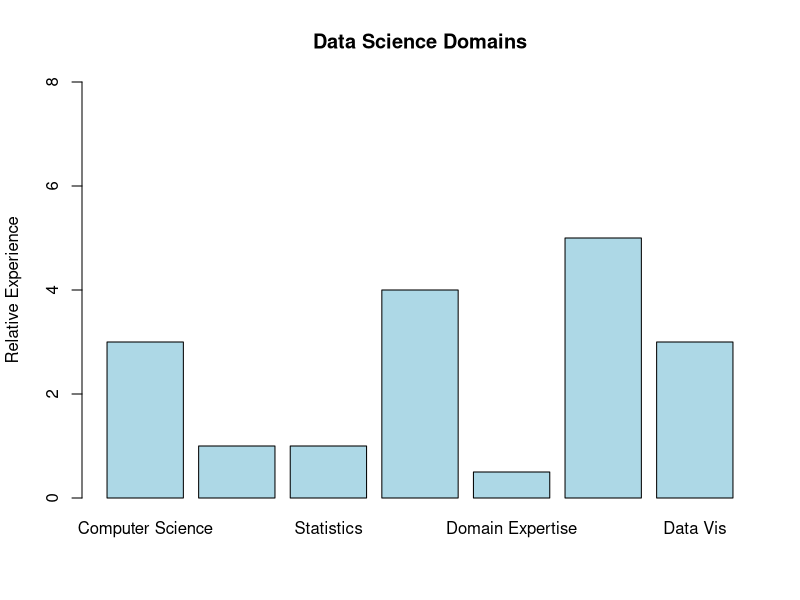
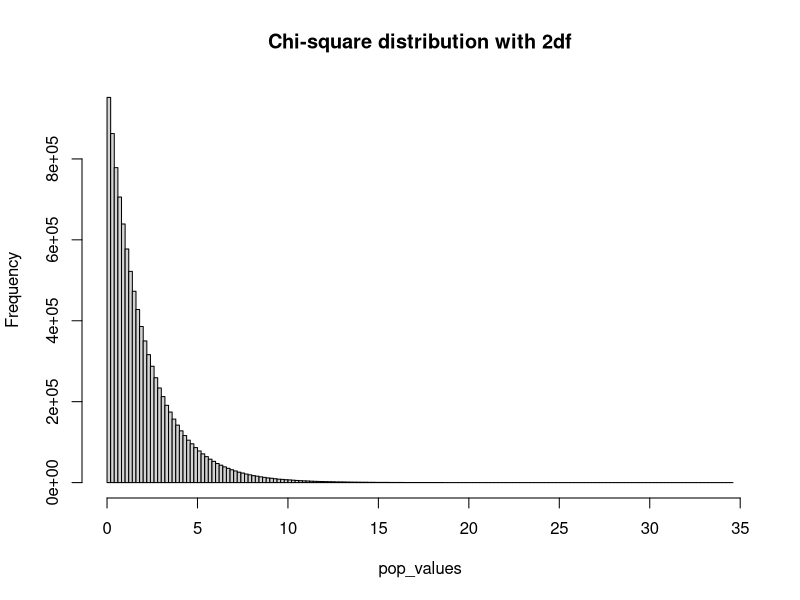

These figures' R source, in order: (Note: a time limit stopped this script after it produced the figures.)
## ---- chunk 1
knitr::opts_chunk$set(echo = TRUE)
## ---- chunk 2
# Relative Data Science experience (scale: 1-8).
relative_exp = c(3,1,1,4,.5,5,3)
# Define the domains.
domains = c("Computer Science","Math","Statistics","Machine Learning","Domain Expertise","Communication", "Data Vis")

# Create the data frame.
df3 = data.frame(Relative_Experience = relative_exp, Domain = domains)
df3

# Alter margin size to fit labels.
#par(mar=c(4,3,3,4))

# Create a barplot with relative experience on the y axis and the x axis divided by domain.
barplot( df3$Relative_Experience, ylim = c(0, 8), names.arg = df3$Domain, las=0, font.axis=1, col="lightblue", ylab="Relative Experience", main="Data Science Domains")

## ---- chunk 3
set.seed(5000)                                    # Set seed to make example reproducible
N <- 10000000                                     # Specify sample size (population)

pop_values <- rchisq(N, df = 2)                   # Draw N chi squared distributed values
pop_values                                          # with selected degrees of freedom

hist(pop_values,                                  # Plot of randomly drawn chisq density
     breaks = 200,
     main = "Chi-square distribution with 2df")
## ---- chunk 4
# Find the standard deviation of a vector
pop_sd <- sd(c(pop_values))
pop_sd

pop_m <- mean(c(pop_values))
pop_m

# --------------Alternative--------------------------------
# Create a data frame
pop_df <- data.frame(points = c(pop_values))
#pop_df
# Find the standard deviation of a column
pop_df_sd <- sd(pop_df$points)
# Find the mean of a column
pop_df_m <- mean(pop_df$points)
#pop_df_sd
#pop_df_m

# aggregate several columns
#aggregate(pop_df.points, list(pop_df$names), FUN=sd)

lotto1 <- sample(c(pop_values), 50, replace = FALSE)

lotto1

## ---- chunk 5

set.seed(100)

# Sample size of 50
# create empty to hold the means
sample_means <- c( )
for(i in 1:10000){
        sample_means[i] <- mean(sample(c(pop_values), 50, replace = TRUE))
}
hist(sample_means, xlim = c(0,5), main = "Sample Size of 50", xlab = "Sample Means")
mean_samp_all <-mean(sample_means)
mean_samp_all

sd_samp_all <-sd(sample_means)
sd_samp_all

## ---- chunk 6

#df = read.table("/Users/bivin/Desktop/OLD COMPUTER ARCHIVES/KadAfrica/MSDS/DDS/MSDS 6306/Unit 5/yob2016.txt",stringsAsFactors = FALSE,header = FALSE,sep = ";")
n1 = 50 # sample size per sample for 1st distribution
n2 = 50 # sample size per sample for 2nd distribution (we will compare these distribuions) 
simulations = 10000 #number of samples and thus number of xbars we will generate.  
mu = 2.005591; # mean parameter for use with normal distribuions
sigma = 0.2827237; # standard deviation parameter for use with normal distribuions
## ---- chunk 7
xbar_holder1 = numeric(simulations) # This will hold all the sample means for the first distribution.
xbar_holder2 = numeric(simulations) # This will hold all the sample means for the second distribution.
## ---- chunk 8
for (i in 1:simulations)
{ 
  sample1 = rnorm(n1,mean = mu, sd = sigma)
  sample2 = rnorm(n2,mean = mu, sd = sigma)
  xbar1 = mean(sample1)
  xbar2 = mean(sample2)
  xbar_holder1[i] = xbar1
  xbar_holder2[i] = xbar2
  
}
  #xbar_holder1
  x_holder1_Mean <-mean(xbar_holder1)
  x_holder1_sd <-sd(xbar_holder1)
  x_holder1_Mean
  x_holder1_sd
  x_holder2_Mean <-mean(xbar_holder2)
  x_holder2_sd <-sd(xbar_holder2)
  x_holder2_Mean
  x_holder2_sd
  #xbar_holder2
## ---- chunk 9
par(mfrow = c(2,1))
hist(xbar_holder1, col = "blue", main = paste("Distribution of the sample mean: n = ", n1), xlab = "Dist 1 Sample Means", xlim = c(1.5,2.5))
hist(xbar_holder2, col = "red", main = paste("Distribution of the sample mean: n = ", n2), xlab = "Dist 2 Sample Means", xlim = c(1.5,2.5))
## ---- chunk 10
# Install and load the ggplot2 library if not already installed
if (!require(ggplot2)) {
  install.packages("ggplot2")
}
library(ggplot2)

# Set the seed for reproducibility
set.seed(123)

# Generate data from a chi-square distribution with 2 degrees of freedom
population_size <- 10000000
degrees_of_freedom <- 2
data <- rchisq(population_size, df = degrees_of_freedom)

# Create a histogram using ggplot2
ggplot(data.frame(x = data), aes(x)) +
  geom_histogram(binwidth = 0.5, fill = "blue", color = "black") +
  labs(title = "Histogram of Chi-Square Distribution (2 degrees of freedom)",
       x = "Value", y = "Frequency") +
  theme_minimal()
## ---- chunk 11
pop_sd <- sd(c(data))
pop_sd

pop_m <- mean(c(data))
pop_m
## ---- chunk 12
# Install and load the ggplot2 library if not already installed
if (!require(ggplot2)) {
  install.packages("ggplot2")
}
library(ggplot2)

# Set the seed for reproducibility
set.seed(123)

# Parameters
population_size <- 10000000
sample_size <- 50
num_samples <- 10000

# Generate data from a chi-square distribution with 2 degrees of freedom
data <- rchisq(population_size, df = 2)

# Initialize a vector to store sample means
sample_means <- numeric(num_samples)

# Draw 10,000 sample means of size 50 and store them in the vector
for (i in 1:num_samples) {
  sample <- sample(data, size = sample_size)
  sample_means[i] <- mean(sample)
}

# Create a histogram of the sample means using ggplot2
ggplot(data.frame(x = sample_means), aes(x)) +
  geom_histogram(binwidth = 0.1, fill = "blue", color = "black") +
  labs(title = "Sampling Distribution of Sample Means",
       x = "Sample Mean", y = "Frequency") +
  theme_minimal()

## ---- chunk 13
# Calculate the mean and standard deviation of the 10,000 sample means
mean_sample_means <- mean(sample_means)
sd_sample_means <- sd(sample_means)

# Print the results
cat("Mean of the sample means:", mean_sample_means, "\n")
cat("Standard deviation of the sample means:", sd_sample_means, "\n")
## ---- chunk 14
n1 = 50 # sample size per sample for 1st distribution
n2 = 50 # sample size per sample for 2nd distribution (we will compare these distributions) 
simulations = 10000 # number of samples and thus number of xbars we will generate.  
mu = 2.005591; # mean parameter for use with normal distributions
sigma = 0.2827237; # standard deviation parameter for use with normal distributions

xbar_holder1 = numeric(simulations) # This will hold all the sample means for the first distribution.
xbar_holder2 = numeric(simulations) # This will hold all the sample means for the second distribution.
sd_holder1 = numeric(simulations)   # This will hold all the sample standard deviations for the first distribution.
sd_holder2 = numeric(simulations)   # This will hold all the sample standard deviations for the second distribution.

for (i in 1:simulations) { 
  sample1 = rnorm(n1, mean = mu, sd = sigma)
  sample2 = rnorm(n2, mean = mu, sd = sigma)
  xbar1 = mean(sample1)
  xbar2 = mean(sample2)
  sd1 = sd(sample1)
  sd2 = sd(sample2)
  
  xbar_holder1[i] = xbar1
  xbar_holder2[i] = xbar2
  sd_holder1[i] = sd1
  sd_holder2[i] = sd2
}

par(mfrow = c(2, 2))

hist(xbar_holder1, col = "blue", main = paste("Distribution of Sample Mean (n =", n1, ")"), xlab = "Sample Mean", xlim = c(1.5, 2.5))
hist(xbar_holder2, col = "red", main = paste("Distribution of Sample Mean (n =", n2, ")"), xlab = "Sample Mean", xlim = c(1.5, 2.5))

hist(sd_holder1, col = "blue", main = paste("Distribution of Sample SD (n =", n1, ")"), xlab = "Sample Standard Deviation", xlim = c(0.1, 0.5))
hist(sd_holder2, col = "red", main = paste("Distribution of Sample SD (n =", n2, ")"), xlab = "Sample Standard Deviation", xlim = c(0.1, 0.5))
## ---- chunk 15
par(mfrow = c(2, 1))
hist(xbar_holder1, col = "blue", main = paste("Distribution of Sample Mean (n =", n1, ")"), xlab = "Sample Mean", xlim = c(1.5, 2.5))
hist(xbar_holder2, col = "red", main = paste("Distribution of Sample Mean (n =", n2, ")"), xlab = "Sample Mean", xlim = c(1.5, 2.5))
## ---- chunk 16
#define vector of turtle weights
patron_ages <- c(25, 19, 37, 29, 40, 28, 31)
n <- length(patron_ages) # total samples
m_ages <- mean(patron_ages) # xbar - sample mean

# Variance in the sample data - called S2
# If you are finding the population variance then append *(n-1)/n to var(data)
variance_ages <- var(patron_ages) 

cat("Patrons' mean age is :", m_ages, "\n")
cat("The variance in the data is :", variance_ages, "\n")

# T- (value) statistic
t_obs = (m_ages - 21)/(sqrt(variance_ages/n))
cat("The T-statistic is :", t_obs, "\n")

#perform one sample t-test
t.test(x = patron_ages, alternative="two.sided", mu = 21, conf.level=0.95)

## ---- chunk 17
# If the p-value < the alpha (True) you will fail to reject the H0. If the p-value > than the alpha (False) you reject the null hypothesis.
.01622 < .025
